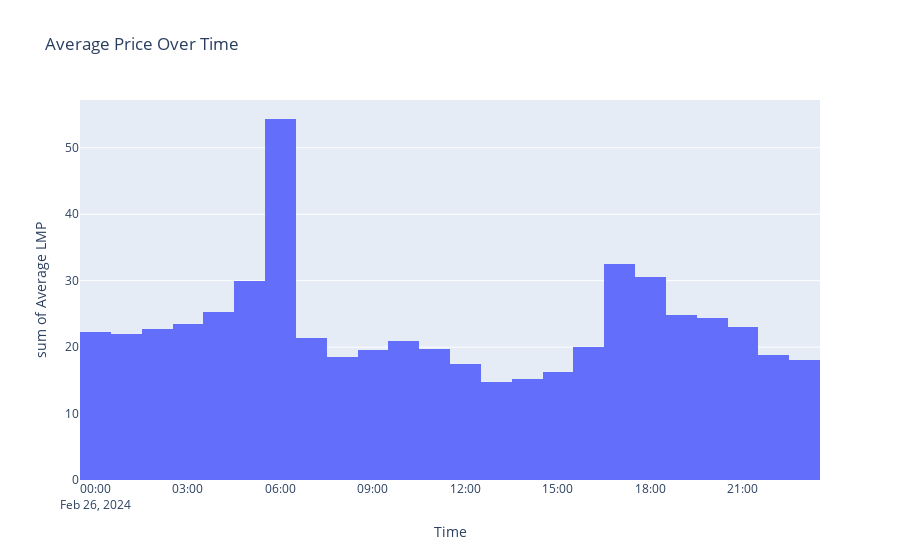

The code cell stored with this chart in its notebook:
### Code cell
def get_price_data_averaged_by_hour(price_data_by_location):
    price_data_averaged_by_hour = [];
    num_chunks = len(price_data_by_location) / 12
    for chunk in np.array_split(price_data_by_location, num_chunks):
        price_data_averaged_by_hour.append([chunk["Time"].iloc[0], chunk.loc[:, "LMP"].mean()])
        
    return pd.DataFrame(price_data_averaged_by_hour, columns=["Time", "Average LMP"])
    
nyiso_averaged_by_hour_df = get_price_data_averaged_by_hour(price_data_by_location)

num_chart_bins = len(price_data_averaged_by_hour)
fig = px.histogram(nyiso_averaged_by_hour_df, x="Time", y="Average LMP", title="Average Price Over Time", nbins = num_chart_bins)
fig.show()

### Figure 1 — Plotly figure (JSON) as saved in the notebook; plotly's stock layout.template omitted (floating-point values rounded to 4 significant figures)
{"data": [{"alignmentgroup": "True", "bingroup": "x", "histfunc": "sum", "hovertemplate": "Time=%{x}<br>sum of Average LMP=%{y}<extra></extra>", "legendgroup": "", "marker": {"color": "#636efa", "pattern": {"shape": ""}}, "name": "", "nbinsx": 24, "offsetgroup": "", "orientation": "v", "showlegend": false, "type": "histogram", "x": ["2024-02-26T00:00:00-05:00", "2024-02-26T01:05:00-05:00", "2024-02-26T02:10:00-05:00", "2024-02-26T03:15:00-05:00", "2024-02-26T04:15:00-05:00", "2024-02-26T05:15:00-05:00", "2024-02-26T06:15:00-05:00", "2024-02-26T07:15:00-05:00", "2024-02-26T08:15:00-05:00", "2024-02-26T09:15:00-05:00", "2024-02-26T10:15:00-05:00", "2024-02-26T11:15:00-05:00", "2024-02-26T12:15:00-05:00", "2024-02-26T13:15:00-05:00", "2024-02-26T14:15:00-05:00", "2024-02-26T15:15:00-05:00", "2024-02-26T16:15:00-05:00", "2024-02-26T17:10:00-05:00", "2024-02-26T18:00:00-05:00", "2024-02-26T19:00:00-05:00", "2024-02-26T20:00:00-05:00", "2024-02-26T21:00:00-05:00", "2024-02-26T22:00:00-05:00", "2024-02-26T23:00:00-05:00"], "xaxis": "x", "y": [22.22, 21.98, 22.73, 23.41, 25.27, 29.91, 54.33, 21.41, 18.47, 19.6, 20.97, 19.68, 17.39, 14.73, 15.21, 16.3, 19.98, 32.47, 30.6, 24.8, 24.36, 23.02, 18.88, 18.11], "yaxis": "y"}], "layout": {"autosize": true, "barmode": "relative", "legend": {"tracegroupgap": 0}, "title": {"text": "Average Price Over Time"}, "xaxis": {"anchor": "y", "autorange": true, "domain": [0, 1], "range": ["2024-02-25 23:30", "2024-02-26 23:30"], "title": {"text": "Time"}, "type": "date"}, "yaxis": {"anchor": "x", "autorange": true, "domain": [0, 1], "range": [0, 57.19], "title": {"text": "sum of Average LMP"}, "type": "linear"}}}
